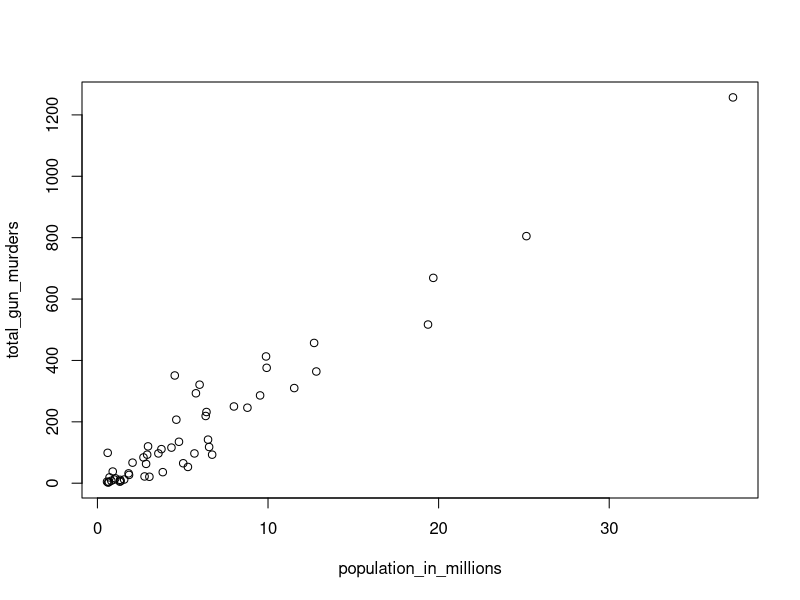
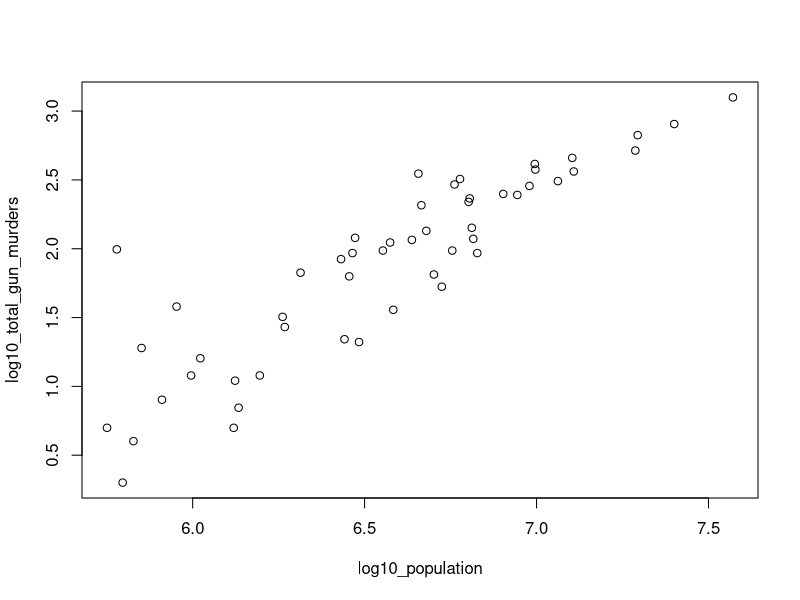

These figures' R source, in order:
# Load the datasets and define some variables
library(dslabs)
data(murders)
population_in_millions <- murders$population/10^6
total_gun_murders <- murders$total
plot(population_in_millions, total_gun_murders)

# Transform population (not population in millions) using the log10 transformation and save to object log10_population
log10_population<- log10(murders$population)

# Transform total gun murders using log10 transformation and save to object log10_total_gun_murders
log10_total_gun_murders <- log10(murders$total)

# Create a scatterplot with the log scale transformed population and murders 
plot(log10_population, log10_total_gun_murders)
